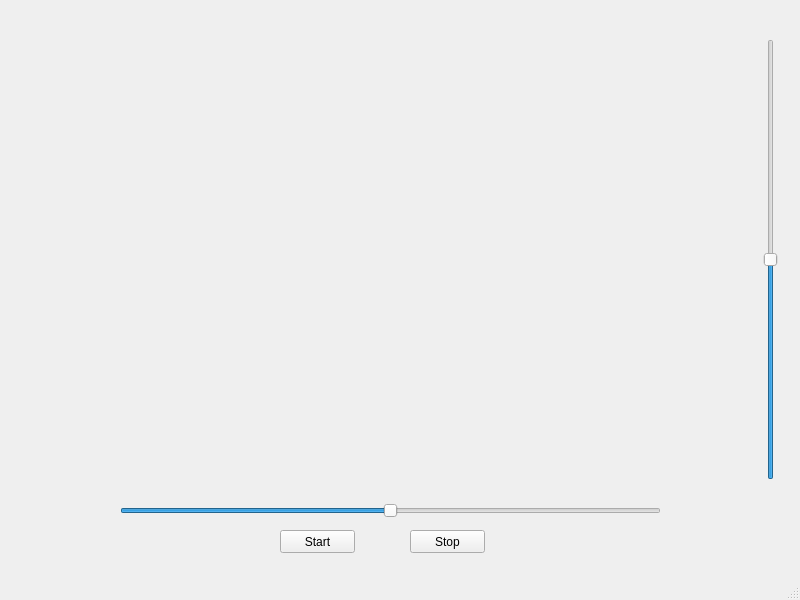
<?xml version="1.0" encoding="UTF-8"?>
<ui version="4.0">
 <class>MainWindow</class>
 <widget class="QMainWindow" name="MainWindow">
  <property name="geometry">
   <rect>
    <x>0</x>
    <y>0</y>
    <width>800</width>
    <height>600</height>
   </rect>
  </property>
  <property name="windowTitle">
   <string>MainWindow</string>
  </property>
  <widget class="QWidget" name="centralwidget">
   <widget class="QLabel" name="imgLabel">
    <property name="geometry">
     <rect>
      <x>0</x>
      <y>10</y>
      <width>701</width>
      <height>471</height>
     </rect>
    </property>
    <property name="text">
     <string/>
    </property>
   </widget>
   <widget class="QPushButton" name="startButton">
    <property name="geometry">
     <rect>
      <x>280</x>
      <y>530</y>
      <width>75</width>
      <height>23</height>
     </rect>
    </property>
    <property name="text">
     <string>Start</string>
    </property>
   </widget>
   <widget class="QPushButton" name="stopButton">
    <property name="geometry">
     <rect>
      <x>410</x>
      <y>530</y>
      <width>75</width>
      <height>23</height>
     </rect>
    </property>
    <property name="text">
     <string>Stop</string>
    </property>
   </widget>
   <widget class="QSlider" name="verticalSlider">
    <property name="geometry">
     <rect>
      <x>760</x>
      <y>39</y>
      <width>22</width>
      <height>441</height>
     </rect>
    </property>
    <property name="minimum">
     <number>-99</number>
    </property>
    <property name="orientation">
     <enum>Qt::Vertical</enum>
    </property>
   </widget>
   <widget class="QSlider" name="horizontalSlider">
    <property name="geometry">
     <rect>
      <x>120</x>
      <y>500</y>
      <width>541</width>
      <height>22</height>
     </rect>
    </property>
    <property name="minimum">
     <number>-99</number>
    </property>
    <property name="orientation">
     <enum>Qt::Horizontal</enum>
    </property>
   </widget>
  </widget>
  <widget class="QMenuBar" name="menubar">
   <property name="geometry">
    <rect>
     <x>0</x>
     <y>0</y>
     <width>800</width>
     <height>22</height>
    </rect>
   </property>
  </widget>
  <widget class="QStatusBar" name="statusbar"/>
 </widget>
 <resources/>
 <connections/>
</ui>
